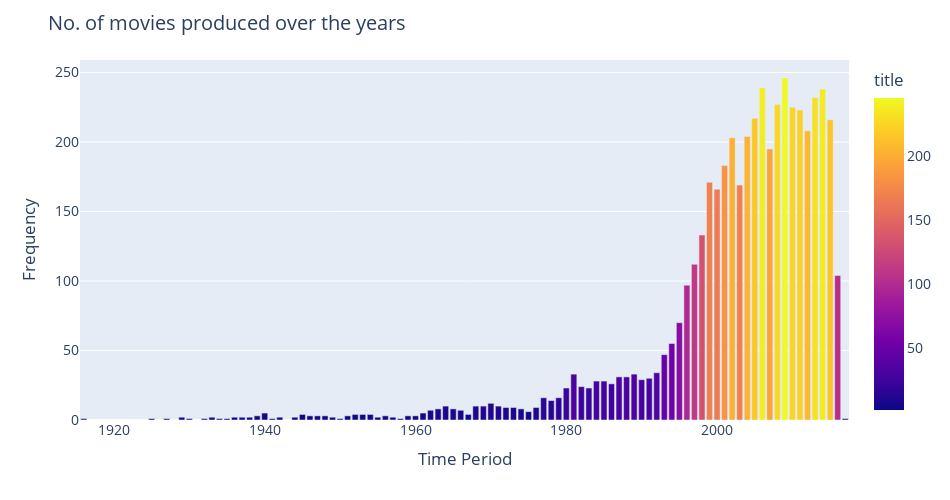

The code cell stored with this chart in its notebook:
### Code cell
pd.options.mode.chained_assignment = None
release_date=movies1[['title','release_date']]
release_date['release_date']=pd.to_datetime(release_date['release_date'])
release_date['Year']=release_date['release_date'].dt.year
release= release_date.groupby('Year')[['title']].count() 

fig = px.bar(release, x=release.index,y='title', color ='title',width=950, height=500) 
fig.update_layout(
    title="No. of movies produced over the years",
    xaxis_title="Time Period",
    yaxis_title="Frequency",
    legend_title="Frequency",
    font=dict(
        size=14
    )
)
fig.layout.template = 'plotly'
fig.show()

### Figure 1 — Plotly figure (JSON) as saved in the notebook; plotly's stock layout.template omitted (floating-point values rounded to 4 significant figures)
{"data": [{"alignmentgroup": "True", "hovertemplate": "Year=%{x}<br>title=%{marker.color}<extra></extra>", "legendgroup": "", "marker": {"color": [1, 1, 1, 2, 1, 1, 2, 1, 1, 2, 2, 2, 3, 5, 1, 2, 2, 4, 3, 3, 3, 2, 1, 3, 4, 4, 4, 2, 3, 2, 1, 3, 3, 5, 7, 8, 10, 8, 7, 4, 10, 10, 12, 10, 9, 9, 8, 6, 9, 16, 14, 16, 23, 33, 24, 23, 28, 28, 26, 31, 31, 33, 29, 30, 34, 47, 55, 70, 97, 112, 133, 171, 166, 183, 203, 169, 204, 217, 239, 195, 227, 246, 225, 223, 208, 232, 238, 216, 104, 1], "coloraxis": "coloraxis", "pattern": {"shape": ""}}, "name": "", "offsetgroup": "", "orientation": "v", "showlegend": false, "textposition": "auto", "type": "bar", "x": [1916, 1925, 1927, 1929, 1930, 1932, 1933, 1934, 1935, 1936, 1937, 1938, 1939, 1940, 1941, 1942, 1944, 1945, 1946, 1947, 1948, 1949, 1950, 1951, 1952, 1953, 1954, 1955, 1956, 1957, 1958, 1959, 1960, 1961, 1962, 1963, 1964, 1965, 1966, 1967, 1968, 1969, 1970, 1971, 1972, 1973, 1974, 1975, 1976, 1977, 1978, 1979, 1980, 1981, 1982, 1983, 1984, 1985, 1986, 1987, 1988, 1989, 1990, 1991, 1992, 1993, 1994, 1995, 1996, 1997, 1998, 1999, 2000, 2001, 2002, 2003, 2004, 2005, 2006, 2007, 2008, 2009, 2010, 2011, 2012, 2013, 2014, 2015, 2016, 2017], "xaxis": "x", "y": [1, 1, 1, 2, 1, 1, 2, 1, 1, 2, 2, 2, 3, 5, 1, 2, 2, 4, 3, 3, 3, 2, 1, 3, 4, 4, 4, 2, 3, 2, 1, 3, 3, 5, 7, 8, 10, 8, 7, 4, 10, 10, 12, 10, 9, 9, 8, 6, 9, 16, 14, 16, 23, 33, 24, 23, 28, 28, 26, 31, 31, 33, 29, 30, 34, 47, 55, 70, 97, 112, 133, 171, 166, 183, 203, 169, 204, 217, 239, 195, 227, 246, 225, 223, 208, 232, 238, 216, 104, 1], "yaxis": "y"}], "layout": {"barmode": "relative", "coloraxis": {"colorbar": {"title": {"text": "title"}}, "colorscale": [[0, "#0d0887"], [0.1111, "#46039f"], [0.2222, "#7201a8"], [0.3333, "#9c179e"], [0.4444, "#bd3786"], [0.5556, "#d8576b"], [0.6667, "#ed7953"], [0.7778, "#fb9f3a"], [0.8889, "#fdca26"], [1, "#f0f921"]]}, "font": {"size": 14}, "height": 500, "legend": {"title": {"text": "Frequency"}, "tracegroupgap": 0}, "margin": {"t": 60}, "title": {"text": "No. of movies produced over the years"}, "width": 950, "xaxis": {"anchor": "y", "domain": [0, 1], "title": {"text": "Time Period"}}, "yaxis": {"anchor": "x", "domain": [0, 1], "title": {"text": "Frequency"}}}}
